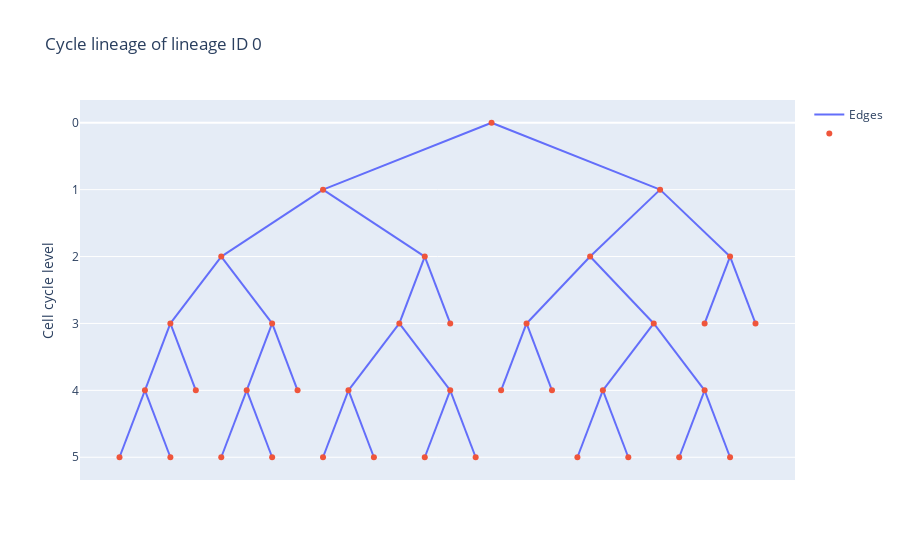

Notebook code for this chart:
### Markdown cell above
A few mandatory cycle lineage features are automatically computed:
- cycle_ID: node ID of the cell cycle, i.e. node ID of the last cell in the cell cycle;
- cells: node IDs of the cells in the cell cycle, in chronological order;
- cycle_length: number of cells in the cell cycle;
- level: level of the cell cycle in the lineage, i.e. number of cell cycles upstream of the current one.

### Code cell
cyclelin0 = model.data.cycle_data[0]
cyclelin0.plot(
    title="Cycle lineage of lineage ID 0",
    node_hover_features=["cycle_ID", "level", "cycle_length"],
)

### Figure 1 — Plotly figure (JSON) as saved in the notebook; plotly's stock layout.template omitted (floating-point values rounded to 4 significant figures)
{"data": [{"mode": "lines", "name": "Edges", "type": "scatter", "x": [0.6875, 0.1875, null, 0.6875, 1.188, null, -2.812, -3.312, null, -2.812, -2.312, null, -0.8125, -1.312, null, -0.8125, -0.3125, null, 2.188, 1.688, null, 2.188, 2.688, null, -4.812, -4.312, null, -4.812, -5.312, null, 4.188, 3.688, null, 4.188, 4.688, null, -6.812, -6.312, null, -6.812, -7.312, null, 0, 3.312, null, 0, -3.312, null, -3.312, -1.312, null, -3.312, -5.312, null, 3.312, 1.938, null, 3.312, 4.688, null, -5.312, -6.312, null, -5.312, -4.312, null, 1.938, 3.188, null, 1.938, 0.6875, null, -1.312, -0.8125, null, -1.312, -1.812, null, 4.688, 4.188, null, 4.688, 5.188, null, 3.188, 4.188, null, 3.188, 2.188, null, -6.312, -5.812, null, -6.312, -6.812, null, -4.312, -4.812, null, -4.312, -3.812, null, -1.812, -0.8125, null, -1.812, -2.812, null], "y": [3, 4, null, 3, 4, null, 4, 5, null, 4, 5, null, 4, 5, null, 4, 5, null, 4, 5, null, 4, 5, null, 4, 5, null, 4, 5, null, 4, 5, null, 4, 5, null, 4, 5, null, 4, 5, null, 0, 1, null, 0, 1, null, 1, 2, null, 1, 2, null, 1, 2, null, 1, 2, null, 2, 3, null, 2, 3, null, 2, 3, null, 2, 3, null, 2, 3, null, 2, 3, null, 2, 3, null, 2, 3, null, 3, 4, null, 3, 4, null, 3, 4, null, 3, 4, null, 3, 4, null, 3, 4, null, 3, 4, null, 3, 4, null]}, {"hoverinfo": "text", "hovertemplate": "%{text}", "mode": "markers", "name": "", "text": ["cycle_ID: 9230<br>level: 3<br>cycle_length: 7<br>", "cycle_ID: 9356<br>level: 4<br>cycle_length: 3<br>", "cycle_ID: 9438<br>level: 4<br>cycle_length: 4<br>", "cycle_ID: 9464<br>level: 4<br>cycle_length: 6<br>", "cycle_ID: 9483<br>level: 4<br>cycle_length: 4<br>", "cycle_ID: 9492<br>level: 4<br>cycle_length: 6<br>", "cycle_ID: 9498<br>level: 4<br>cycle_length: 4<br>", "cycle_ID: 8993<br>level: 0<br>cycle_length: 1<br>", "cycle_ID: 9019<br>level: 1<br>cycle_length: 6<br>", "cycle_ID: 9020<br>level: 1<br>cycle_length: 6<br>", "cycle_ID: 9051<br>level: 2<br>cycle_length: 5<br>", "cycle_ID: 9052<br>level: 2<br>cycle_length: 5<br>", "cycle_ID: 9106<br>level: 2<br>cycle_length: 6<br>", "cycle_ID: 9108<br>level: 2<br>cycle_length: 6<br>", "cycle_ID: 9156<br>level: 3<br>cycle_length: 4<br>", "cycle_ID: 9194<br>level: 3<br>cycle_length: 6<br>", "cycle_ID: 9195<br>level: 3<br>cycle_length: 6<br>", "cycle_ID: 9206<br>level: 3<br>cycle_length: 5<br>", "cycle_ID: 9375<br>level: 5<br>cycle_length: 1<br>", "cycle_ID: 9382<br>level: 3<br>cycle_length: 10<br>", "cycle_ID: 9384<br>level: 3<br>cycle_length: 10<br>", "cycle_ID: 9389<br>level: 5<br>cycle_length: 1<br>", "cycle_ID: 9390<br>level: 4<br>cycle_length: 4<br>", "cycle_ID: 9395<br>level: 3<br>cycle_length: 10<br>", "cycle_ID: 9398<br>level: 5<br>cycle_length: 1<br>", "cycle_ID: 9402<br>level: 5<br>cycle_length: 1<br>", "cycle_ID: 9416<br>level: 5<br>cycle_length: 1<br>", "cycle_ID: 9440<br>level: 5<br>cycle_length: 2<br>", "cycle_ID: 9444<br>level: 5<br>cycle_length: 2<br>", "cycle_ID: 9446<br>level: 4<br>cycle_length: 4<br>", "cycle_ID: 9448<br>level: 5<br>cycle_length: 1<br>", "cycle_ID: 9449<br>level: 5<br>cycle_length: 1<br>", "cycle_ID: 9463<br>level: 4<br>cycle_length: 5<br>", "cycle_ID: 9465<br>level: 5<br>cycle_length: 1<br>", "cycle_ID: 9470<br>level: 4<br>cycle_length: 5<br>", "cycle_ID: 9476<br>level: 5<br>cycle_length: 1<br>", "cycle_ID: 9480<br>level: 5<br>cycle_length: 1<br>"], "type": "scatter", "x": [0.6875, -2.812, -0.8125, 2.188, -4.812, 4.188, -6.812, 0, -3.312, 3.312, -5.312, 1.938, -1.312, 4.688, 3.188, -6.312, -4.312, -1.812, 1.688, -0.8125, 4.188, -1.312, 0.1875, 5.188, 2.688, -5.312, -7.312, -3.312, -2.312, 1.188, -6.312, -0.3125, -5.812, -4.312, -3.812, 3.688, 4.688], "y": [3, 4, 4, 4, 4, 4, 4, 0, 1, 1, 2, 2, 2, 2, 3, 3, 3, 3, 5, 3, 3, 5, 4, 3, 5, 5, 5, 5, 5, 4, 5, 5, 4, 5, 4, 5, 5]}], "layout": {"hovermode": "closest", "showlegend": true, "title": {"text": "Cycle lineage of lineage ID 0"}, "xaxis": {"showgrid": false, "showticklabels": false, "zeroline": false}, "yaxis": {"autorange": "reversed", "showgrid": true, "title": {"text": "Cell cycle level"}, "zeroline": true}}}
